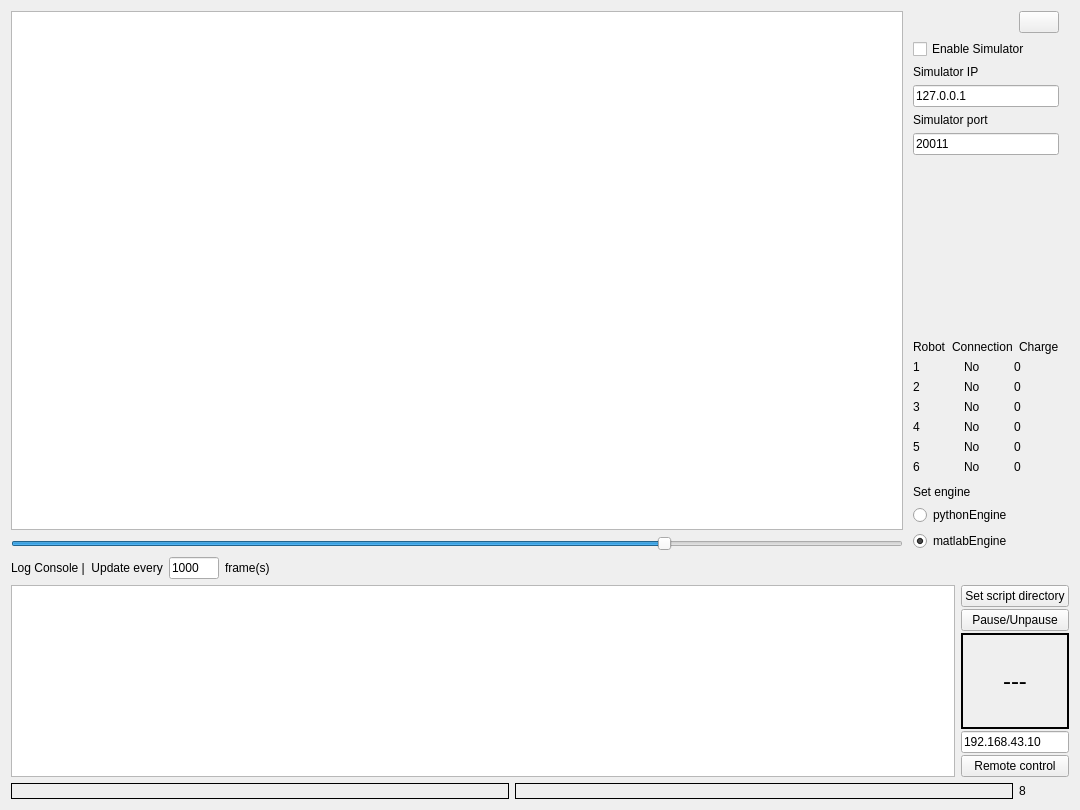
<?xml version="1.0" encoding="UTF-8"?>
<ui version="4.0">
 <class>LARCmaCS</class>
 <widget class="QWidget" name="LARCmaCS">
  <property name="geometry">
   <rect>
    <x>0</x>
    <y>0</y>
    <width>1080</width>
    <height>810</height>
   </rect>
  </property>
  <property name="windowTitle">
   <string>LARCmaCS</string>
  </property>
  <property name="toolTipDuration">
   <number>-1</number>
  </property>
  <layout class="QVBoxLayout" name="verticalLayout" stretch="50,0,0,1">
   <property name="leftMargin">
    <number>11</number>
   </property>
   <property name="rightMargin">
    <number>11</number>
   </property>
   <item>
    <layout class="QHBoxLayout" name="horizontalLayout_4" stretch="10,0">
     <property name="spacing">
      <number>0</number>
     </property>
     <item>
      <layout class="QVBoxLayout" name="verticalLayout_5">
       <item>
        <widget class="QGraphicsView" name="fieldView"/>
       </item>
       <item>
        <widget class="QSlider" name="sceneslider">
         <property name="minimum">
          <number>1</number>
         </property>
         <property name="maximum">
          <number>20</number>
         </property>
         <property name="value">
          <number>15</number>
         </property>
         <property name="sliderPosition">
          <number>15</number>
         </property>
         <property name="orientation">
          <enum>Qt::Horizontal</enum>
         </property>
        </widget>
       </item>
      </layout>
     </item>
     <item>
      <layout class="QVBoxLayout" name="verticalLayout_2" stretch="0,0,0,0,0,0">
       <property name="leftMargin">
        <number>10</number>
       </property>
       <property name="rightMargin">
        <number>10</number>
       </property>
       <item>
        <layout class="QHBoxLayout" name="horizontalLayout_2" stretch="0,0">
         <property name="sizeConstraint">
          <enum>QLayout::SetMinimumSize</enum>
         </property>
         <item>
          <spacer name="horizontalSpacer_4">
           <property name="orientation">
            <enum>Qt::Horizontal</enum>
           </property>
           <property name="sizeHint" stdset="0">
            <size>
             <width>40</width>
             <height>20</height>
            </size>
           </property>
          </spacer>
         </item>
         <item>
          <widget class="QPushButton" name="but_reference">
           <property name="sizePolicy">
            <sizepolicy hsizetype="Fixed" vsizetype="Fixed">
             <horstretch>0</horstretch>
             <verstretch>0</verstretch>
            </sizepolicy>
           </property>
           <property name="minimumSize">
            <size>
             <width>20</width>
             <height>20</height>
            </size>
           </property>
           <property name="text">
            <string/>
           </property>
           <property name="icon">
            <iconset>
             <normaloff>../bin/help.png</normaloff>../bin/help.png</iconset>
           </property>
          </widget>
         </item>
        </layout>
       </item>
       <item>
        <layout class="QVBoxLayout" name="verticalLayout_7">
         <property name="sizeConstraint">
          <enum>QLayout::SetMinimumSize</enum>
         </property>
         <item>
          <widget class="QCheckBox" name="checkBox_SimEnable">
           <property name="text">
            <string>Enable Simulator</string>
           </property>
          </widget>
         </item>
         <item>
          <widget class="QLabel" name="label">
           <property name="text">
            <string>Simulator IP</string>
           </property>
          </widget>
         </item>
         <item>
          <widget class="QLineEdit" name="lineEditSimIP">
           <property name="text">
            <string>127.0.0.1</string>
           </property>
          </widget>
         </item>
         <item>
          <widget class="QLabel" name="label_2">
           <property name="text">
            <string>Simulator port</string>
           </property>
          </widget>
         </item>
         <item>
          <widget class="QLineEdit" name="lineEditSimPort">
           <property name="text">
            <string>20011</string>
           </property>
          </widget>
         </item>
        </layout>
       </item>
       <item>
        <spacer name="verticalSpacer">
         <property name="orientation">
          <enum>Qt::Vertical</enum>
         </property>
         <property name="sizeHint" stdset="0">
          <size>
           <width>20</width>
           <height>40</height>
          </size>
         </property>
        </spacer>
       </item>
       <item>
        <layout class="QVBoxLayout" name="verticalLayout_6">
         <property name="sizeConstraint">
          <enum>QLayout::SetMaximumSize</enum>
         </property>
         <item>
          <layout class="QHBoxLayout" name="horizontalLayout_11">
           <item>
            <widget class="QLabel" name="label_4">
             <property name="text">
              <string>Robot</string>
             </property>
            </widget>
           </item>
           <item>
            <widget class="QLabel" name="label_6">
             <property name="text">
              <string>Connection</string>
             </property>
            </widget>
           </item>
           <item>
            <widget class="QLabel" name="label_5">
             <property name="text">
              <string>Charge</string>
             </property>
            </widget>
           </item>
          </layout>
         </item>
         <item>
          <layout class="QHBoxLayout" name="horizontalLayout">
           <item>
            <widget class="QLabel" name="num1">
             <property name="text">
              <string>1</string>
             </property>
            </widget>
           </item>
           <item>
            <widget class="QLabel" name="connection1">
             <property name="text">
              <string>No</string>
             </property>
            </widget>
           </item>
           <item>
            <widget class="QLabel" name="battery1">
             <property name="text">
              <string>0</string>
             </property>
            </widget>
           </item>
          </layout>
         </item>
         <item>
          <layout class="QHBoxLayout" name="horizontalLayout_6">
           <item>
            <widget class="QLabel" name="num2">
             <property name="text">
              <string>2</string>
             </property>
            </widget>
           </item>
           <item>
            <widget class="QLabel" name="connection2">
             <property name="text">
              <string>No</string>
             </property>
            </widget>
           </item>
           <item>
            <widget class="QLabel" name="battery2">
             <property name="text">
              <string>0</string>
             </property>
            </widget>
           </item>
          </layout>
         </item>
         <item>
          <layout class="QHBoxLayout" name="horizontalLayout_10">
           <item>
            <widget class="QLabel" name="num3">
             <property name="text">
              <string>3</string>
             </property>
            </widget>
           </item>
           <item>
            <widget class="QLabel" name="connection3">
             <property name="text">
              <string>No</string>
             </property>
            </widget>
           </item>
           <item>
            <widget class="QLabel" name="battery3">
             <property name="text">
              <string>0</string>
             </property>
            </widget>
           </item>
          </layout>
         </item>
         <item>
          <layout class="QHBoxLayout" name="horizontalLayout_9">
           <item>
            <widget class="QLabel" name="num4">
             <property name="text">
              <string>4</string>
             </property>
            </widget>
           </item>
           <item>
            <widget class="QLabel" name="connection4">
             <property name="text">
              <string>No</string>
             </property>
            </widget>
           </item>
           <item>
            <widget class="QLabel" name="battery4">
             <property name="text">
              <string>0</string>
             </property>
            </widget>
           </item>
          </layout>
         </item>
         <item>
          <layout class="QHBoxLayout" name="horizontalLayout_8">
           <item>
            <widget class="QLabel" name="num5">
             <property name="text">
              <string>5</string>
             </property>
            </widget>
           </item>
           <item>
            <widget class="QLabel" name="connection5">
             <property name="text">
              <string>No</string>
             </property>
            </widget>
           </item>
           <item>
            <widget class="QLabel" name="battery5">
             <property name="text">
              <string>0</string>
             </property>
            </widget>
           </item>
          </layout>
         </item>
         <item>
          <layout class="QHBoxLayout" name="horizontalLayout_7">
           <item>
            <widget class="QLabel" name="num6">
             <property name="text">
              <string>6</string>
             </property>
            </widget>
           </item>
           <item>
            <widget class="QLabel" name="connection6">
             <property name="text">
              <string>No</string>
             </property>
            </widget>
           </item>
           <item>
            <widget class="QLabel" name="battery6">
             <property name="text">
              <string>0</string>
             </property>
            </widget>
           </item>
          </layout>
         </item>
        </layout>
       </item>
       <item>
        <spacer name="verticalSpacer_2">
         <property name="orientation">
          <enum>Qt::Vertical</enum>
         </property>
         <property name="sizeType">
          <enum>QSizePolicy::Fixed</enum>
         </property>
         <property name="sizeHint" stdset="0">
          <size>
           <width>20</width>
           <height>5</height>
          </size>
         </property>
        </spacer>
       </item>
       <item>
        <layout class="QVBoxLayout" name="verticalLayout_8">
         <item>
          <widget class="QLabel" name="label_7">
           <property name="text">
            <string>Set engine</string>
           </property>
          </widget>
         </item>
         <item>
          <widget class="QRadioButton" name="pythonEngine">
           <property name="text">
            <string>pythonEngine</string>
           </property>
           <property name="checked">
            <bool>false</bool>
           </property>
          </widget>
         </item>
         <item>
          <widget class="QRadioButton" name="matlabEngine">
           <property name="text">
            <string>matlabEngine</string>
           </property>
           <property name="checked">
            <bool>true</bool>
           </property>
          </widget>
         </item>
        </layout>
       </item>
      </layout>
     </item>
    </layout>
   </item>
   <item>
    <layout class="QHBoxLayout" name="horizontalLayout_3">
     <item>
      <widget class="QLabel" name="engineConsoleLabel">
       <property name="text">
        <string>Log Console |  Update every</string>
       </property>
      </widget>
     </item>
     <item>
      <widget class="QLineEdit" name="matlabOutputFrequencyLineEdit">
       <property name="maximumSize">
        <size>
         <width>50</width>
         <height>16777215</height>
        </size>
       </property>
       <property name="text">
        <string>1000</string>
       </property>
       <property name="maxLength">
        <number>20</number>
       </property>
      </widget>
     </item>
     <item>
      <widget class="QLabel" name="label_3">
       <property name="text">
        <string>frame(s)</string>
       </property>
      </widget>
     </item>
     <item>
      <spacer name="horizontalSpacer_5">
       <property name="orientation">
        <enum>Qt::Horizontal</enum>
       </property>
       <property name="sizeHint" stdset="0">
        <size>
         <width>40</width>
         <height>20</height>
        </size>
       </property>
      </spacer>
     </item>
    </layout>
   </item>
   <item>
    <layout class="QHBoxLayout" name="horizontalLayout_13" stretch="0,0">
     <property name="sizeConstraint">
      <enum>QLayout::SetMinimumSize</enum>
     </property>
     <item>
      <layout class="QVBoxLayout" name="verticalLayout_4">
       <property name="sizeConstraint">
        <enum>QLayout::SetMaximumSize</enum>
       </property>
       <item>
        <widget class="QPlainTextEdit" name="engineConsole">
         <property name="sizePolicy">
          <sizepolicy hsizetype="MinimumExpanding" vsizetype="Expanding">
           <horstretch>0</horstretch>
           <verstretch>0</verstretch>
          </sizepolicy>
         </property>
         <property name="contextMenuPolicy">
          <enum>Qt::CustomContextMenu</enum>
         </property>
         <property name="readOnly">
          <bool>true</bool>
         </property>
        </widget>
       </item>
      </layout>
     </item>
     <item>
      <layout class="QVBoxLayout" name="verticalLayout_3">
       <property name="spacing">
        <number>2</number>
       </property>
       <property name="sizeConstraint">
        <enum>QLayout::SetMinimumSize</enum>
       </property>
       <item>
        <widget class="QPushButton" name="pushButton_SetMLdir">
         <property name="text">
          <string>Set script directory</string>
         </property>
        </widget>
       </item>
       <item>
        <widget class="QPushButton" name="pushButton_Pause">
         <property name="text">
          <string>Pause/Unpause</string>
         </property>
        </widget>
       </item>
       <item>
        <widget class="QLabel" name="label_Pause">
         <property name="sizePolicy">
          <sizepolicy hsizetype="Minimum" vsizetype="Minimum">
           <horstretch>0</horstretch>
           <verstretch>0</verstretch>
          </sizepolicy>
         </property>
         <property name="minimumSize">
          <size>
           <width>100</width>
           <height>0</height>
          </size>
         </property>
         <property name="font">
          <font>
           <pointsize>18</pointsize>
          </font>
         </property>
         <property name="focusPolicy">
          <enum>Qt::NoFocus</enum>
         </property>
         <property name="layoutDirection">
          <enum>Qt::LeftToRight</enum>
         </property>
         <property name="frameShape">
          <enum>QFrame::WinPanel</enum>
         </property>
         <property name="text">
          <string>---</string>
         </property>
         <property name="textFormat">
          <enum>Qt::AutoText</enum>
         </property>
         <property name="alignment">
          <set>Qt::AlignCenter</set>
         </property>
        </widget>
       </item>
       <item>
        <widget class="QLineEdit" name="lineEditRobotIp">
         <property name="sizePolicy">
          <sizepolicy hsizetype="Minimum" vsizetype="Fixed">
           <horstretch>0</horstretch>
           <verstretch>0</verstretch>
          </sizepolicy>
         </property>
         <property name="inputMask">
          <string/>
         </property>
         <property name="text">
          <string>192.168.43.10</string>
         </property>
        </widget>
       </item>
       <item>
        <widget class="QPushButton" name="pushButton_RemoteControl">
         <property name="text">
          <string>Remote control</string>
         </property>
        </widget>
       </item>
      </layout>
     </item>
    </layout>
   </item>
   <item>
    <layout class="QHBoxLayout" name="horizontalLayout_15" stretch="10,10,1">
     <item>
      <widget class="QLabel" name="StatusLabel">
       <property name="frameShape">
        <enum>QFrame::Box</enum>
       </property>
       <property name="frameShadow">
        <enum>QFrame::Plain</enum>
       </property>
       <property name="text">
        <string/>
       </property>
      </widget>
     </item>
     <item>
      <widget class="QLabel" name="label_SSL_FPS">
       <property name="frameShape">
        <enum>QFrame::Box</enum>
       </property>
       <property name="frameShadow">
        <enum>QFrame::Plain</enum>
       </property>
       <property name="text">
        <string/>
       </property>
      </widget>
     </item>
     <item>
      <widget class="QLabel" name="labelscenesize">
       <property name="text">
        <string>8</string>
       </property>
      </widget>
     </item>
    </layout>
   </item>
  </layout>
 </widget>
 <layoutdefault spacing="6" margin="11"/>
 <resources/>
 <connections>
  <connection>
   <sender>sceneslider</sender>
   <signal>valueChanged(int)</signal>
   <receiver>labelscenesize</receiver>
   <slot>setNum(int)</slot>
   <hints>
    <hint type="sourcelabel">
     <x>239</x>
     <y>449</y>
    </hint>
    <hint type="destinationlabel">
     <x>132</x>
     <y>436</y>
    </hint>
   </hints>
  </connection>
 </connections>
</ui>
